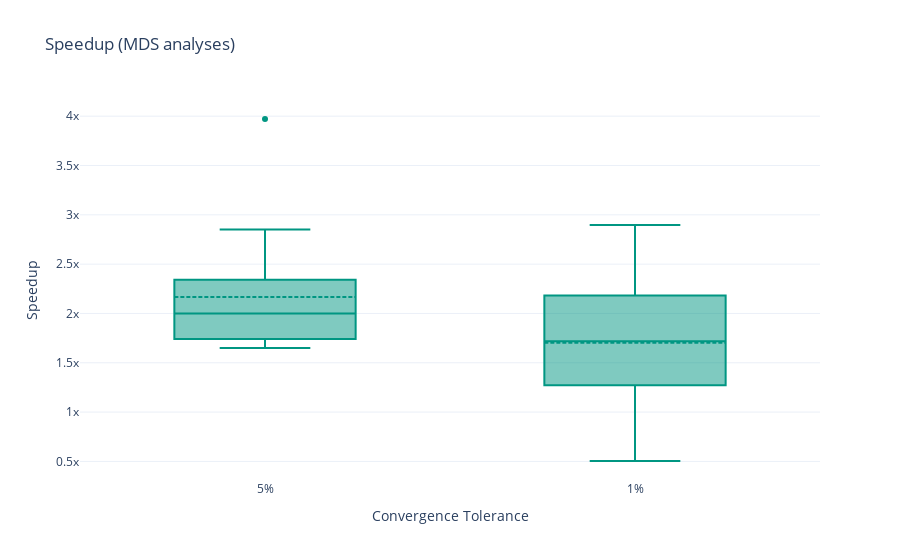

Notebook code for this chart:
### Code cell
plot_speedup("PCA")
plot_speedup("MDS")

### Figure 1 — Plotly figure (JSON) as saved in the notebook; plotly's stock layout.template omitted (floating-point values rounded to 4 significant figures)
{"data": [{"boxmean": true, "marker": {"color": "rgb(0, 150, 130)"}, "name": "5%", "y": [1.649, 2.308, 1.75, 1.719, 1.714, 2.852, 2.1, 3.971, 2.0, 2.031, 2.44, 1.822, 1.824], "type": "box"}, {"boxmean": true, "marker": {"color": "rgb(0, 150, 130)"}, "name": "1%", "y": [0.5041, 0.6977, 1.441, 1.719, 2.0, 2.484, 2.172, 2.896, 2.207, 2.167, 1.605, 1.464, 0.7654], "type": "box"}], "layout": {"xaxis": {"title": {"text": "Convergence Tolerance"}}, "yaxis": {"title": {"text": "Speedup"}, "ticksuffix": "x"}, "showlegend": false, "title": {"text": "Speedup (MDS analyses)"}}}
